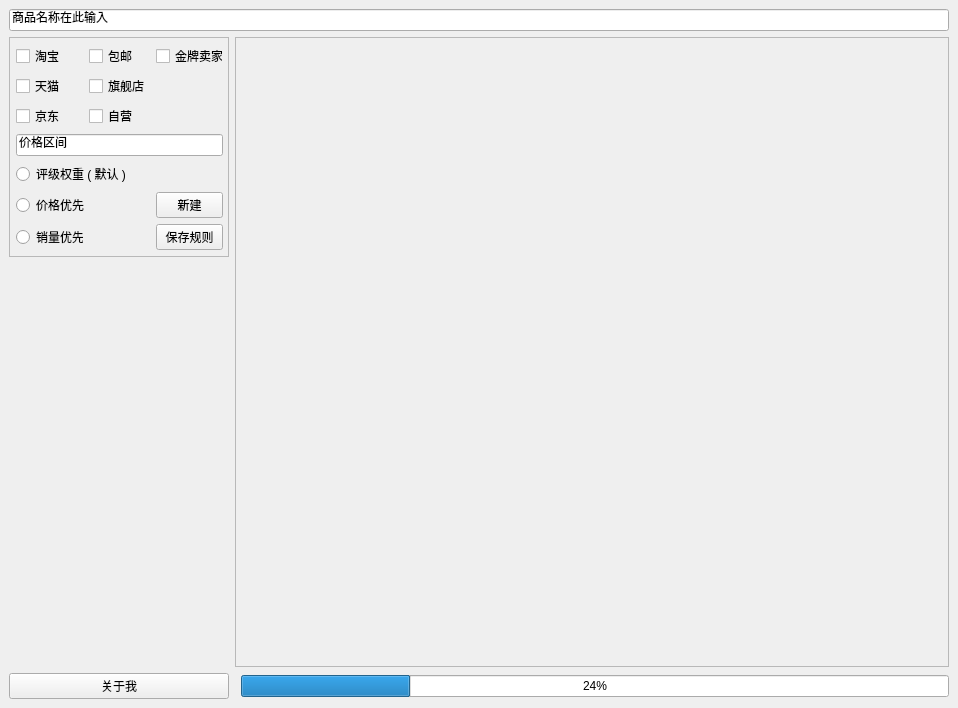
<?xml version="1.0" encoding="UTF-8"?>
<ui version="4.0">
 <class>QUICreator</class>
 <widget class="QMainWindow" name="QUICreator">
  <property name="geometry">
   <rect>
    <x>0</x>
    <y>0</y>
    <width>958</width>
    <height>708</height>
   </rect>
  </property>
  <property name="windowTitle">
   <string>MainWindow</string>
  </property>
  <widget class="QWidget" name="centralwidget">
   <layout class="QGridLayout" name="gridLayout_7">
    <item row="6" column="2">
     <widget class="QProgressBar" name="progressBar">
      <property name="value">
       <number>24</number>
      </property>
     </widget>
    </item>
    <item row="0" column="0" colspan="3">
     <widget class="QLineEdit" name="lineEdit">
      <property name="text">
       <string>商品名称在此输入</string>
      </property>
     </widget>
    </item>
    <item row="3" column="0">
     <widget class="QFrame" name="frameColor">
      <property name="sizePolicy">
       <sizepolicy hsizetype="Fixed" vsizetype="Preferred">
        <horstretch>0</horstretch>
        <verstretch>0</verstretch>
       </sizepolicy>
      </property>
      <property name="minimumSize">
       <size>
        <width>220</width>
        <height>0</height>
       </size>
      </property>
      <property name="maximumSize">
       <size>
        <width>220</width>
        <height>16777215</height>
       </size>
      </property>
      <property name="frameShape">
       <enum>QFrame::StyledPanel</enum>
      </property>
      <property name="frameShadow">
       <enum>QFrame::Raised</enum>
      </property>
      <layout class="QGridLayout" name="gridLayout_3">
       <property name="leftMargin">
        <number>6</number>
       </property>
       <property name="topMargin">
        <number>6</number>
       </property>
       <property name="rightMargin">
        <number>6</number>
       </property>
       <property name="bottomMargin">
        <number>6</number>
       </property>
       <item row="5" column="1">
        <widget class="QCheckBox" name="ck2">
         <property name="text">
          <string>自营</string>
         </property>
         <property name="checked">
          <bool>false</bool>
         </property>
        </widget>
       </item>
       <item row="12" column="0" colspan="2">
        <widget class="QRadioButton" name="radioButton_2">
         <property name="text">
          <string>价格优先</string>
         </property>
        </widget>
       </item>
       <item row="3" column="1">
        <widget class="QCheckBox" name="checkBox">
         <property name="text">
          <string>旗舰店</string>
         </property>
        </widget>
       </item>
       <item row="1" column="2">
        <widget class="QCheckBox" name="ck3">
         <property name="text">
          <string>金牌卖家</string>
         </property>
        </widget>
       </item>
       <item row="1" column="1">
        <widget class="QCheckBox" name="ck1">
         <property name="text">
          <string>包邮</string>
         </property>
        </widget>
       </item>
       <item row="11" column="0" colspan="2">
        <widget class="QRadioButton" name="radioButton_3">
         <property name="text">
          <string>评级权重 ( 默认 )</string>
         </property>
        </widget>
       </item>
       <item row="10" column="0" colspan="3">
        <widget class="QLineEdit" name="lineEdit_2">
         <property name="text">
          <string>价格区间</string>
         </property>
        </widget>
       </item>
       <item row="13" column="0">
        <widget class="QRadioButton" name="radioButton_5">
         <property name="text">
          <string>销量优先</string>
         </property>
        </widget>
       </item>
       <item row="12" column="2">
        <widget class="QPushButton" name="btnNew">
         <property name="text">
          <string>新建</string>
         </property>
        </widget>
       </item>
       <item row="13" column="2">
        <widget class="QPushButton" name="btnSave">
         <property name="text">
          <string>保存规则</string>
         </property>
        </widget>
       </item>
       <item row="1" column="0">
        <widget class="QCheckBox" name="checkBox_2">
         <property name="text">
          <string>淘宝</string>
         </property>
        </widget>
       </item>
       <item row="3" column="0">
        <widget class="QCheckBox" name="checkBox_3">
         <property name="text">
          <string>天猫</string>
         </property>
        </widget>
       </item>
       <item row="5" column="0">
        <widget class="QCheckBox" name="checkBox_4">
         <property name="text">
          <string>京东</string>
         </property>
        </widget>
       </item>
      </layout>
     </widget>
    </item>
    <item row="4" column="0" rowspan="2">
     <layout class="QHBoxLayout" name="horizontalLayout"/>
    </item>
    <item row="6" column="0">
     <widget class="QPushButton" name="pushButton">
      <property name="text">
       <string>关于我</string>
      </property>
     </widget>
    </item>
    <item row="3" column="1" rowspan="3" colspan="2">
     <widget class="QScrollArea" name="scrollArea">
      <property name="widgetResizable">
       <bool>true</bool>
      </property>
      <widget class="QWidget" name="scrollAreaWidgetContents">
       <property name="geometry">
        <rect>
         <x>0</x>
         <y>0</y>
         <width>712</width>
         <height>620</height>
        </rect>
       </property>
      </widget>
     </widget>
    </item>
   </layout>
  </widget>
 </widget>
 <resources/>
 <connections/>
</ui>
